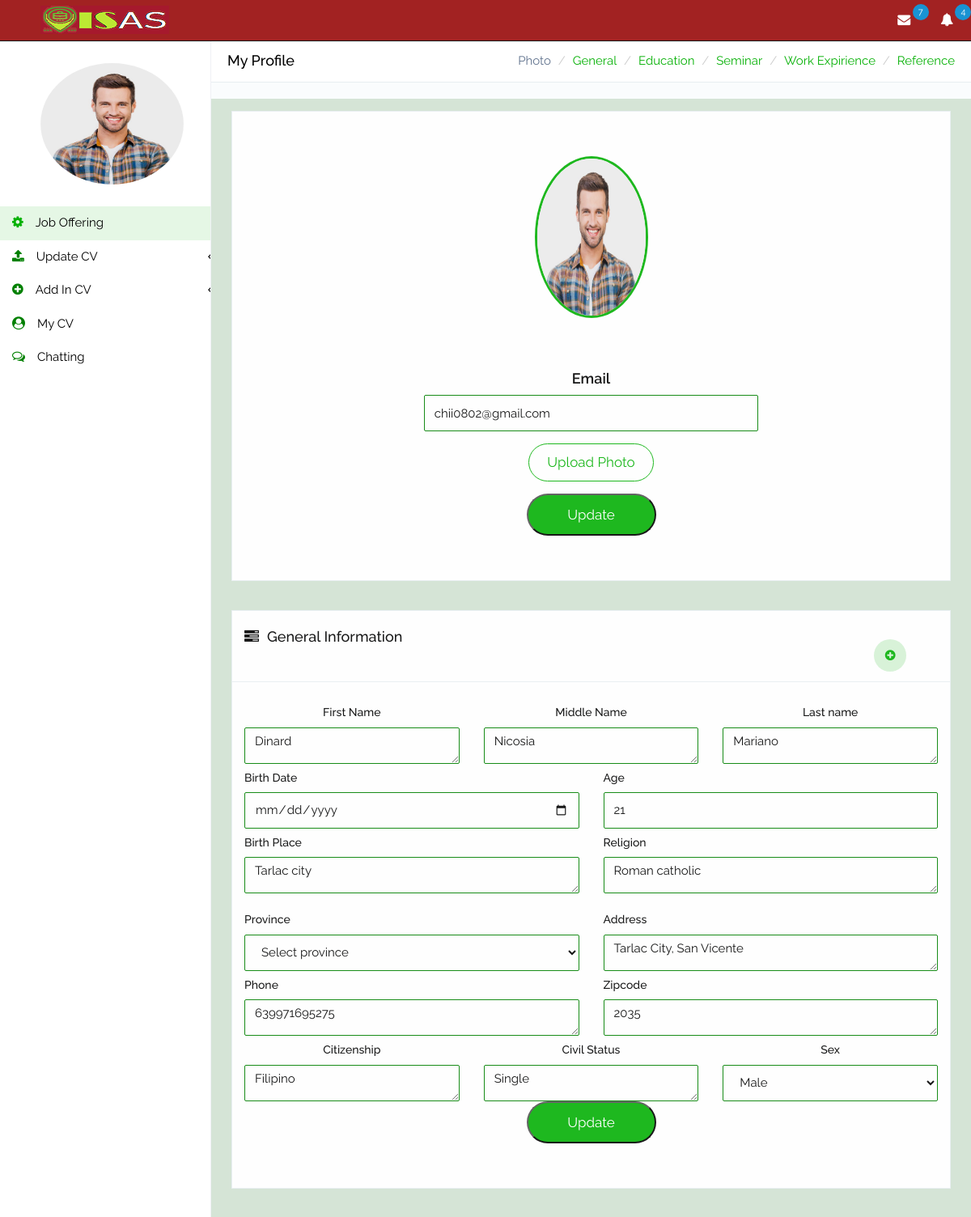
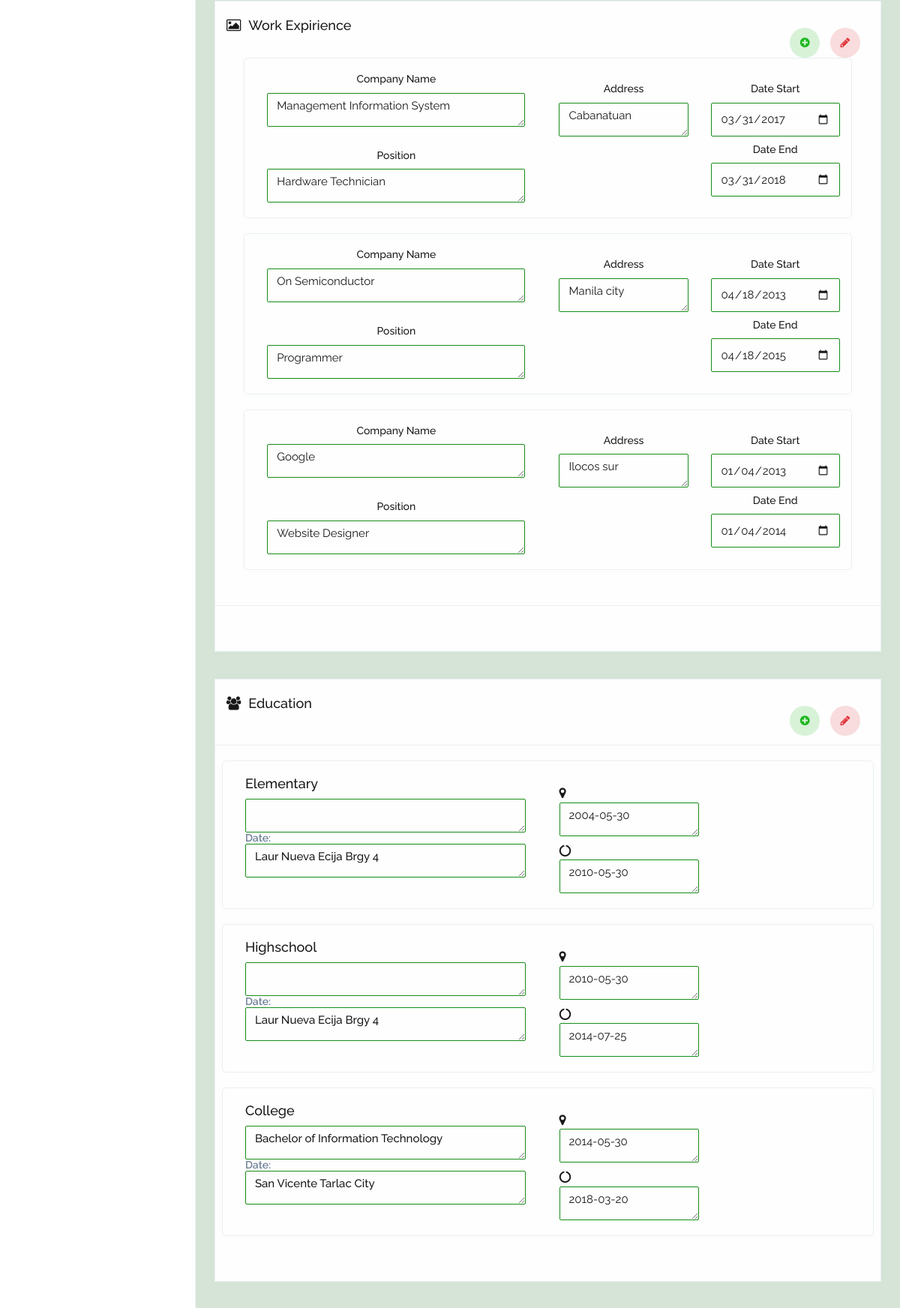
Page /user/photo.php (upper part) on the committed database (2 pictures, top to bottom).
### tables this page shows
CREATE TABLE `appl_info` (
  `appl_id` int(11) NOT NULL,
  `acct_id` int(11) NOT NULL,
  `appl_fname` char(100) NOT NULL,
  `appl_lname` char(100) NOT NULL,
  `appl_mname` char(100) NOT NULL,
  `appl_img` char(100) NOT NULL,
  `appl_birthp` varchar(200) NOT NULL,
  `appl_birthd` date NOT NULL,
  `appl_age` char(10) NOT NULL,
  `appl_nationality` char(100) NOT NULL,
  `appl_religion` char(100) NOT NULL,
  `appl_sex` char(30) NOT NULL,
  `appl_civils` char(30) NOT NULL,
  `appl_prov` varchar(100) NOT NULL,
  `appl_street` varchar(100) NOT NULL,
  `appl_zipc` char(50) NOT NULL,
  `appl_email` char(50) NOT NULL,
  `appl_contactn` char(20) NOT NULL,
  `appl_sname` char(50) NOT NULL,
  `appl_disability` char(50) NOT NULL,
  `appl_employed` char(50) NOT NULL,
  `appl_employed_status` char(50) NOT NULL,
  `appl_educational_attain` char(100) NOT NULL,
  `appl_log_date` date NOT NULL
);

CREATE TABLE `appl_info_exp` (
  `exp_id` int(11) NOT NULL,
  `acct_id` int(11) NOT NULL,
  `exp_title` char(50) NOT NULL,
  `exp_company` char(50) NOT NULL,
  `exp_position` char(50) NOT NULL,
  `exp_desc` varchar(400) NOT NULL,
  `exp_date_start` date NOT NULL,
  `exp_date_end` date NOT NULL
);

CREATE TABLE `appl_info_edu` (
  `edu_id` int(11) NOT NULL,
  `acct_id` int(11) NOT NULL,
  `edu_name` char(100) NOT NULL,
  `edu_title` char(50) NOT NULL,
  `edu_addr` varchar(200) NOT NULL,
  `edu_date_grad_start` date NOT NULL,
  `edu_date_grad_end` date NOT NULL,
  `edu_course` char(100) NOT NULL,
  `edu_course_major` char(50) NOT NULL
);

### user/photo.php (the view, shortened to what this page needs)
<!DOCTYPE html>
<html class="no-js" lang="zxx">
<head>
		<link href="assets/css/bootstrap.css" rel="stylesheet" />
		<link href="assets/css/font-awesome.css" rel="stylesheet" />
		<link href="assets/css/line-font.css" rel="stylesheet" />
		<link href="assets/css/dropzone.css" rel="stylesheet" />
		<link href="assets/css/bootstrap-wysihtml5.css" rel="stylesheet" />
		<link href="assets/css/custom.css" rel="stylesheet" />
	</head>
	<body>
		<div id="wrapper">
			<div class="navbar navbar-inverse navbar-fixed-top" >
				<div class="container">
					<div class="navbar-header">
						<a class="navbar-brand" href="index.html"><img src="assets/img/logo.png" class="img-responsive" alt=""></a>
					</div>
					<div class="navbar-collapse">
						<ul class="nav navbar-top-links navbar-right">
							<li class="dropdown">
								<a class="dropdown-toggle" data-toggle="dropdown" href="#">
									<i class="fa fa-envelope fa-fw"></i>
									<span class="count-notification green">7</span>
								</a>
							</li>
							<li class="dropdown">
								<a class="dropdown-toggle" data-toggle="dropdown" href="#">
									<i class="fa fa-bell fa-fw"></i>
									<span class="count-notification">4</span>
								</a>
							</li>
							  <?php
      $four = mysql_query("SELECT * FROM appl_info WHERE acct_id = 1  ");
  while ($row = mysql_fetch_array($four)) {
			echo'
						</ul>
					</div>
				</div>
			</div>
       <nav class="navbar navbar-side">
				<div class="sidebar-collapse">
					<div style="margin-top:10%; margin-left: 10%; margin-bottom: 10%;margin-right: 10%;">
						<span >
						<img src="assets/img/'.$row["appl_img"] .'"  class="img-responsive img-circle" style="height: 150px;  padding-left: 10%;padding-right: 10%; width:100%;">
					</span>
					</div>
					<ul class="nav" id="main-menu">
						<ul class="nav" id="main-menu">
						<li class="active">
							<a href="index.php"><i class="fa fa-cog" aria-hidden="true"></i>Job Offering</a>
						</li>
						<li>
							<li >
							<a href="javascript:void(0)"><i class="fa fa-upload" aria-hidden="true"></i>Update CV <span class="fa arrow"></span></a>
						</li>
						</li>
						<li>
							<li >
							<a href="javascript:void(0)"><i class="fa fa-plus-circle" aria-hidden="true"></i>Add in CV <span class="fa arrow"></span></a>
						</li>
						</li>
						<li >
							<a href="my-profile.php"><i class="fa fa-user-circle" aria-hidden="true"></i>My CV</a>
						</li>
						<li>
							<a href="chatting.php"><i class="fa fa-comments-o" aria-hidden="true"></i>Chatting</a>
						</li>
					</ul>
				</div>
			</nav>
			<div id="page-wrapper" >
				 <div class="row bg-title">
					<div class="col-lg-3 col-md-4 col-sm-4 col-xs-12">
						<h4 class="page-title">My Profile</h4>
					</div>
					<div class="col-lg-9 col-sm-8 col-md-8 col-xs-12">
						<ol class="breadcrumb">
							<li class="active">Photo</li>
							<li><a href="index.html">General </a></li>
							<li ><a href="index.html">Education </a> </li>
							<li><a href="index.html">Seminar </a></li>
							<li><a href="index.html">Work Expirience</a></li>
							<li ><a href="index.html">Reference </a></li>
						</ol>
					</div>
				</div>
				<div id="page-inner">
				   <div class="row">
						<div class="col-md-12">
							<div class="add-job_container">
								<div class="job-box">
									<div class="row no-ext-mrg sm-plix">
										<div class="col-sm-6 col-sm-8 col-sm-offset-2 col-md-offset-3">
											<div class="main-profile-detail">
												<img src="assets/img/'. $row["appl_img"] .'" alt="" class="img-circle img-responsive" style="height:200px;">
												<span class="mail"><div class="main-profile-detail" style=""><h4>Email</h4><input type="email" class="form-control"
												value='. $row["appl_email"] . '></span>
												<span class="btn btn-default btn-file">
													Upload Photo <input type="file">
												</div>
												<div class="row no-ext-mrg">
									<div class="col-sm-12">
										<input type="submit" name="resume-bttn" class="button submit" value="Update">
									</div>
								</div>
											</div>
										</div>
									</div>
								</div>
								<div class="job-box">
									<div class="job-box-filter">
										<div class="row">
											<div class="col-md-6 col-sm-6">
												<h4><i class="fa fa-tasks" aria-hidden="true"></i>General Information</h4>
											</div>
											<div class="col-md-2 col-sm-2" style="background-color: ; padding-top: 0px; float: right;">
												<div class="job-action">
													<a class="edit" href="#" title="Add"><i class="fa fa-plus-circle" aria-hidden="true"></i></a>
												</div>
											</div>
										</div>
									</div>
									<div class="row no-ext-mrg sm-plix">
										<div class="col-sm-4">
											<h5 style="text-align:center;">First Name</h5>
											<textarea type="text" class="form-control" >'. $row["appl_fname"] . '</textarea>
										</div>
										<div class="col-sm-4">
											<h5 style="text-align:center;">Middle Name</h5>
											<textarea type="text" class="form-control" >'. $row["appl_lname"] . '</textarea>
										</div>
										<div class="col-sm-4">
											<h5 style="text-align:center;">Last name</h5>
											<textarea type="text" class="form-control" >'. $row["appl_mname"] . '</textarea>
										</div>
										<div class="col-sm-6">
											<h5>Birth Date</h5>
											<input type="date" class="form-control" value ='. $row["appl_birthd"] . '>
										</div>
										<div class="col-sm-6">
											<h5>Age</h5>
											<input type="text" class="form-control" value ='. $row["appl_age"] . '>
										</div>
										<div class="col-sm-6">
											<h5>Birth Place</h5>
											<textarea type="text" class="form-control" >'. $row["appl_birthp"] . '</textarea>
										</div>
										<div class="col-sm-6">
											<h5>Religion</h5>
											<textarea type="text" class="form-control" >'. $row["appl_religion"] . '</textarea>
										</div>
									</div>
									<div class="row no-ext-mrg sm-plix">
										<div class="col-sm-6">
											<h5>Province</h5>
											<select name="appl_prov" class="form-control input-lg">
											<option>'. $row["appl_prov"] . '</option>
											</select>
										</div>
										<div class="col-sm-6">
											<h5>Address</h5>
											<textarea class="form-control">'. $row["appl_street"] .'</textarea>
										</div>
										<div class="col-sm-6">
											<h5>Phone</h5>
											<textarea type="text" class="form-control" >'. $row["appl_contactn"] .'</textarea>
										</div>
										<div class="col-sm-6">
											<h5>Zipcode</h5>
											<textarea type="text" class="form-control" >'. $row["appl_zipc"] .'</textarea>
										</div>
										<div class="col-sm-4">
											<h5 style="text-align:center;">Citizenship</h5>
											<textarea type="text" class="form-control"
												>'. $row["appl_nationality"] .'</textarea>
										</div>
										<div class="col-sm-4">
											<h5 style="text-align:center;">Civil Status</h5>
											<textarea type="text" class="form-control" >'. $row["appl_civils"] . '</textarea>
										</div>
										<div class="col-sm-4">
											<h5 style="text-align:center;">Sex</h5>
											<select name="appl_sex" class="form-control input-lg">
												<option>'.$row["appl_sex"] .'</option>
											</select>
										</div>
										<div class="row no-ext-mrg">
									<div class="col-sm-12">
										<input type="submit" name="resume-bttn" class="button submit" value="Update">
									</div>
								</div>
									';
		}
			?></div>
								</div>
								<div class="job-box">
									<div class="job-box-filter">
										<div class="row">
											<div class="col-md-6 col-sm-6">
												<h4><i class="fa fa-picture-o" aria-hidden="true"></i>Work Expirience</h4>
											</div>
											<div class="col-md-2 col-sm-2" style="background-color: ; padding-top: 0px; float: right;">
												<div class="job-action">
													<a class="edit" href="#" title="Add"><i class="fa fa-plus-circle" aria-hidden="true"></i></a>
													<a class="delete" href="#" title="Edit"><i class="fa fa-pencil" aria-hidden="true"></i></a>
												</div>
											</div>
										</div>
									<div class="row no-ext-mrg sm-plix">
										<div class="col-sm-12">
											<?php
           $five = mysql_query("SELECT * FROM appl_info_exp WHERE acct_id = 1  ");
              while ($row = mysql_fetch_array($five)) {
          echo'
											<div class="brows-job-list">
											<div class="col-md-6 col-sm-5">
												<div class="brows-job-position">
													<h4><h5 style="text-align:center;">Company Name</h5>
											<textarea type="text" class="form-control">'. $row["exp_company"] .'</textarea></h>
													<p><span><h5 style="text-align:center;">Position</h5>
											<textarea type="text" class="form-control">'. $row["exp_position"] . '</textarea></span></p>
												</div>
											</div>
											<div class="col-md-3 col-sm-3">
												<div class="brows-job-location">
													<p><h5 style="text-align:center;">Address</h5>
											<textarea type="text" class="form-control">'.$row["exp_desc"]  .'</textarea></p>
												</div>
											</div>
											<div class="col-md-3 col-sm-3">
												<div class="job-action" >
													<span class="brows-job-status"> <h5 style="text-align:center;">Date Start</h5>
											<input type="date" class="form-control"
												value ='. $row["exp_date_start"] . '></span>
												<span class="brows-job-status"> <h5 style="text-align:center;">Date End</h5>
											<input type="date" class="form-control"
												value ='. $row["exp_date_end"] . '></span>
												</div>
											</div>
										</div>
									';
							}
								?>
								</div></div></div></div>
								<div class="job-box">
									<div class="job-box-filter">
										<div class="row">
											<div class="col-md-6 col-sm-6">
												<h4><i class="fa fa-users" aria-hidden="true"></i>Education</h4>
											</div>
											<div class="col-md-2 col-sm-2" style="background-color: ; padding-top: 0px; float: right;">
												<div class="job-action">
													<a class="edit" href="#" title="Add"><i class="fa fa-plus-circle" aria-hidden="true"></i></a>
													<a class="delete" href="#" title="edit"><i class="fa fa-pencil" aria-hidden="true"></i></a>
												</div>
											</div>
										</div>
									</div>
									<?php
			          $five = mysql_query("SELECT * FROM appl_info_edu WHERE acct_id = 1  ORDER BY edu_date_grad_start ASC ");
              while ($row = mysql_fetch_array($five)) {
			          echo'
			          			<div class="brows-job-list">
											<div class="col-md-6 col-sm-5">
												<div class="brows-job-position">
													<h4>'.$row["edu_title"]  . '
												</h>
													<h5><textarea type="text" class="form-control"
												>'. $row["edu_course"]  . '</textarea></h>
													<p><span class="brows-job-status"><strong>Date:</strong> <textarea type="text" class="form-control"
												>'.$row["edu_addr"]  . '</textarea></span></p>
												</div>
											</div>
											<div class="col-md-3 col-sm-3">
												<div class="brows-job-location">
													<p><i class="fa fa-map-marker"></i><textarea type="text" class="form-control"
												>'.$row["edu_date_grad_start"]  . '</textarea></p>
														<p class="category"> <i class="fa fa-circle-o-notch"></i><textarea type="text" class="form-control"
												>'.$row["edu_date_grad_end"]  . '</textarea></p>
												</div>
											</div>
										</div>
									';
							}
								?>
									</div>
								</div>
								</div>
							</div>
								</div>
								</div></div></div>
	</body>
</html>

### rows in the picture
appl_info: appl_img (picture), appl_email "chii0802@gmail.com", appl_fname "Dinard", appl_lname "Nicosia", appl_mname "Mariano", appl_age "21", appl_birthp "Tarlac city", appl_religion "Roman catholic", appl_prov "Select province", appl_street "Tarlac City, San Vicente", appl_contactn "639971695275", appl_zipc "2035", appl_nationality "Filipino", appl_civils "Single", appl_sex "Male"
appl_info_exp: exp_company "Management Information System", exp_position "Hardware Technician", exp_desc "Cabanatuan", exp_date_start "03/31/2017", exp_date_end "03/31/2018"
appl_info_exp: exp_company "On Semiconductor", exp_position "Programmer", exp_desc "Manila city", exp_date_start "04/18/2013", exp_date_end "04/18/2015"
appl_info_exp: exp_company "Google", exp_position "Website Designer", exp_desc "Ilocos sur", exp_date_start "01/04/2013", exp_date_end "01/04/2014"
appl_info_edu: edu_title "Elementary", edu_addr "Laur Nueva Ecija Brgy 4", edu_date_grad_start "2004-05-30", edu_date_grad_end "2010-05-30"
appl_info_edu: edu_title "Highschool", edu_addr "Laur Nueva Ecija Brgy 4", edu_date_grad_start "2010-05-30", edu_date_grad_end "2014-07-25"
appl_info_edu: edu_title "College", edu_course "Bachelor of Information Technology", edu_addr "San Vicente Tarlac City", edu_date_grad_start "2014-05-30", edu_date_grad_end "2018-03-20"
